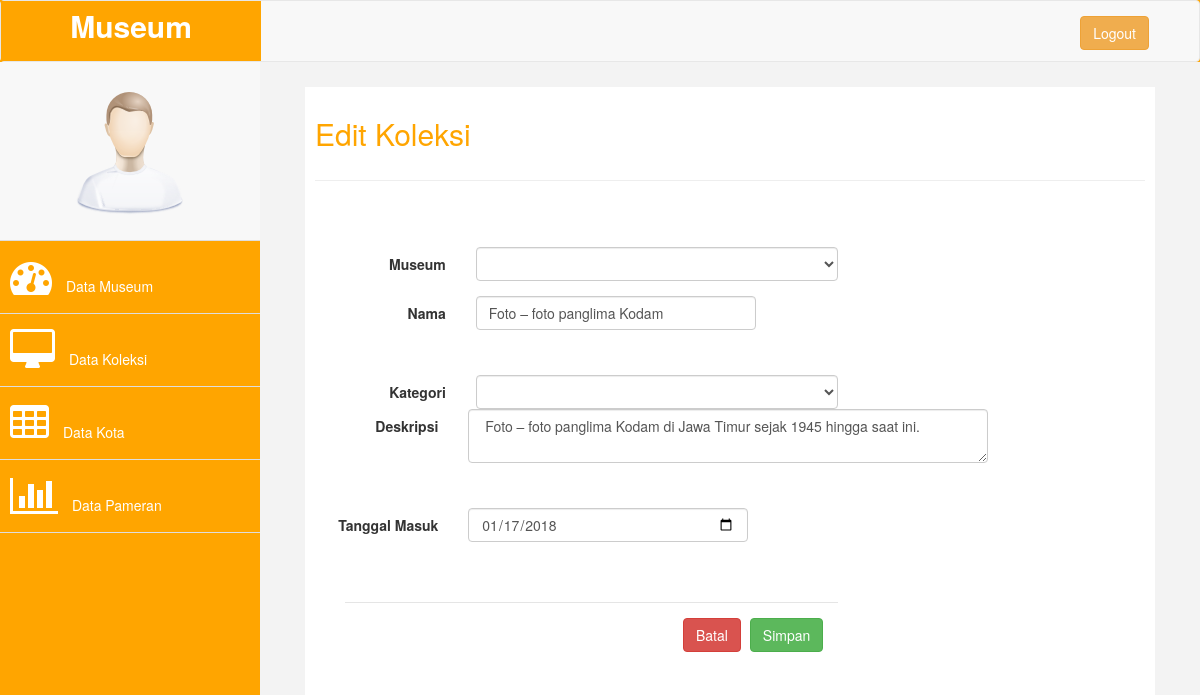
The app's page /admin/c_data_koleksi/edit_koleksi/1 with its own data.
### tables this page shows
CREATE TABLE `tb_koleksi` (
  `id_benda` int(7) NOT NULL,
  `id_museum` int(7) NOT NULL,
  `museum` varchar(255) NOT NULL,
  `nama` varchar(255) NOT NULL,
  `id_kategori` int(7) NOT NULL,
  `kategori` varchar(255) NOT NULL,
  `deskripsi` varchar(255) NOT NULL,
  `tanggal_masuk` date NOT NULL
);

### application/controllers/admin/c_data_koleksi.php (called while the page is built, shortened)
<?php
	class c_data_koleksi extends CI_Controller
	{
		public function __construct()
		{
			$this->load->model('m_data_koleksi');
			$this->load->model('m_data_museum');
			$this->load->model('m_kategori');
		}
	public function edit_koleksi($id)
  {
  		$data['kategori'] = $this ->m_kategori->tampilKategori();
	  	$data['admin'] = $this->m_data_koleksi->tampil_koleksi_by_id($id);
	  $this->form_validation->set_rules('id_benda', 'id_benda', 'required');
	  $this->form_validation->set_rules('nama', 'nama', 'required');
	  $this->form_validation->set_rules('kategori', 'kategori', 'required');
	  $this->form_validation->set_rules('deskripsi', 'deskripsi', 'required');
	  if ($this->form_validation->run() == false) {
	      $this->load->view('admin/v_header');
			$this->load->view('admin/v_sidebar');
			$this->load->view('admin/v_row');
	      $this->load->view('admin/v_edit_koleksi.php', $data);
	  }
  }
}
?>

### index.php (called while the page is built, shortened)
<?php
require_once BASEPATH.'core/CodeIgniter.php';

### application/models/m_data_koleksi.php (called while the page is built, shortened)
<?php
	class m_data_koleksi extends CI_Model
	{
		public function tampil_koleksi_by_id($id){
			return $hsl=$this->db->get_where("tb_koleksi",["id_benda" => $id])->row_array();
		}
	}
?>

### application/views/admin/v_edit_koleksi.php (the view, shortened to what this page needs)
<?php
  include(APPPATH.'views/admin/v_header.php');
?>
<div id="page-wrapper" >
    <div class="row">
    <div class="col-md-12 grid-margin">
      <div class="col-lg-12 grid-margin stretch-card">
        <div class="card">
          <div class="card-body">
            <div id="page-inner">
                <div class="row">
                    <div class="col-md-12">
                     <h2 style="color: orange">Edit Koleksi</h2>
                    </div>
                </div>
<hr />
  <div class="col-md-8 grid-margin stretch-card">
    <div class="card">
      <div class="card-body">
        <form class="form-horizontal" method="post" action="">
          <div class="modal-body">
            <div class="form-group">
                <div class="col-xs-9">
                </div>
            </div>
            <div class="form-group">
                <label class="control-label col-xs-3" >Museum</label>
                <div class="col-xs-9">
                <select class="form-control" name="museum">
                </select>
              </div>
            </div>
            <div class="form-group">
                <label class="control-label col-xs-3" >Nama</label>
                <div class="col-xs-9">
                    <input name="nama" class="form-control" type="text" placeholder="" style="width:280px;" value="<?php echo $admin['nama'] ?>">
                    <p class="text-danger"><?= form_error('nama'); ?></p>
                </div>
            </div>
          <div class="form-group">
                <label class="control-label col-xs-3" >Kategori</label>
                <div class="col-xs-9">
                <select class="form-control" name="kategori">
                </select>
            </div>
            <div class="form-group">
                <label class="control-label col-xs-3" >Deskripsi</label>
                <div class="col-xs-9" >
                    <textarea name="deskripsi" class="form-control" type="text" placeholder="" style="width:520px;" value="<?php echo $admin['deskripsi'] ?>"> <?php echo $admin['deskripsi'] ?> </textarea>
                    <p class="text-danger"><?= form_error('deskripsi'); ?></p>
                </div>
            </div>
          <div class="form-group">
                <label class="control-label col-xs-3" >Tanggal Masuk</label>
                <div class="col-xs-9">
                    <input name="tanggal_masuk" class="form-control" type="date" placeholder="" style="width:280px;" value="<?php echo $admin['tanggal_masuk'] ?>">
                    <p class="text-danger"><?= form_error('tanggal_masuk'); ?></p>
                </div>
            </div>
          </div>
          <div class="modal-footer">
              <button class="btn btn-danger" data-dismiss="modal" aria-hidden="true">Batal</button>
              <button type="submit" class="btn btn-success" type="submit">Simpan</button>
          </div>
        </form>
      </div>
    </div>
  </div>
</div>
<?php
  include(APPPATH.'views/admin/v_footer.php')
?>

### css/custom.css (style rules this page uses)
body { font-family: 'Open Sans', sans-serif; }
#page-wrapper { padding: 15px 15px; min-height: 600px; background:#F3F3F3; }
#page-inner { width:100%; margin:10px 20px 10px 0px; background-color:#fff!important; padding:10px; min-height:1200px; }
h2 { color: #f00; }
p { font-size:16px; line-height:25px; padding-top:20px; }
@media (min-width:768px) { #page-wrapper { margin: 0 0 0 260px; padding: 15px 30px; min-height: 1200px; } }

### records on screen
tb_koleksi: nama "Foto – foto panglima Kodam", deskripsi "Foto – foto panglima Kodam di Jawa Timur sejak 1945 hingga saat ini.", tanggal_masuk "01/17/2018"
